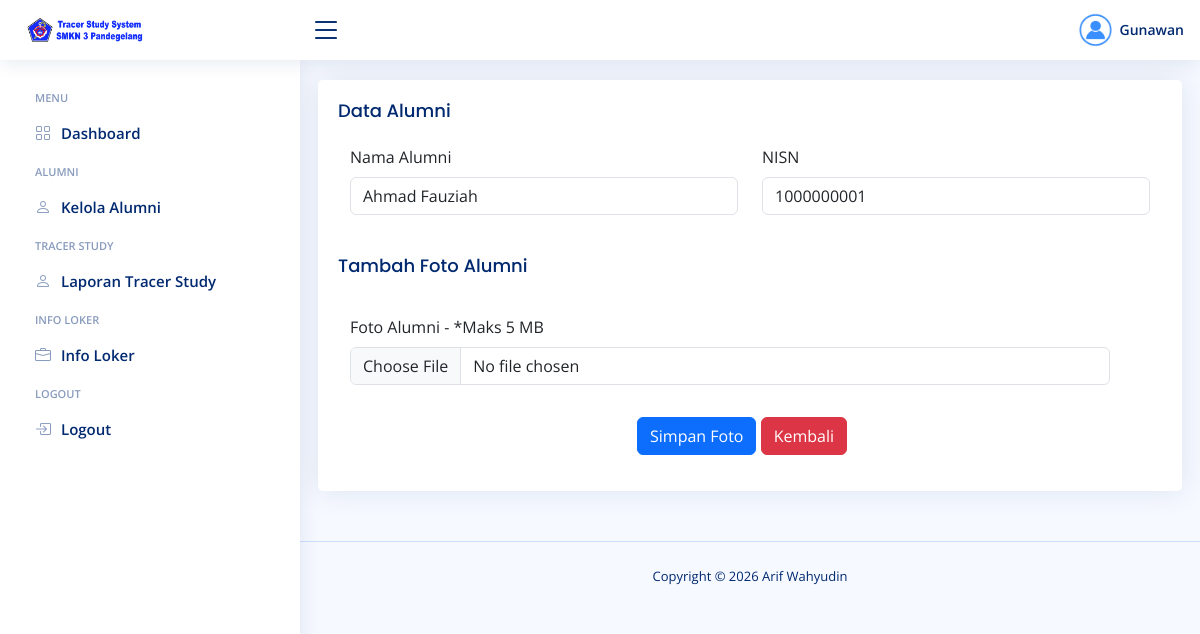
Screenshot of /admin/dashboard/?menu=tambah-foto-alumni&id_alumni=1 (signed in) with the database file from the repository.
### tables this page shows
CREATE TABLE `user` (
  `id_user` int NOT NULL AUTO_INCREMENT,
  `username` varchar(50) NOT NULL,
  `nama` varchar(100) DEFAULT NULL,
  `jabatan` varchar(100) DEFAULT NULL,
  `level` varchar(100) DEFAULT NULL,
  `email` varchar(100) NOT NULL,
  `password` varchar(255) NOT NULL,
  `foto_profil` varchar(100) DEFAULT NULL,
  `created_at` timestamp NOT NULL DEFAULT CURRENT_TIMESTAMP,
  `updated_at` timestamp NOT NULL DEFAULT CURRENT_TIMESTAMP ON UPDATE CURRENT_TIMESTAMP,
  PRIMARY KEY (`id_user`),
  UNIQUE KEY `username` (`username`),
  UNIQUE KEY `email` (`email`)
);

CREATE TABLE `alumni` (
  `id_alumni` int NOT NULL AUTO_INCREMENT,
  `nisn` varchar(50) NOT NULL,
  `nama_lengkap` varchar(100) DEFAULT NULL,
  `tempat_lahir` varchar(100) DEFAULT NULL,
  `tgl_lahir` date DEFAULT NULL,
  `tahun_lulus` int DEFAULT NULL,
  `jurusan` varchar(50) NOT NULL,
  `alamat` varchar(100) DEFAULT NULL,
  `no_hp` varchar(100) DEFAULT NULL,
  `email` varchar(100) NOT NULL,
  `password` varchar(255) NOT NULL,
  `foto_alumni` varchar(100) NOT NULL,
  `created_at` timestamp NOT NULL DEFAULT CURRENT_TIMESTAMP,
  `updated_at` timestamp NOT NULL DEFAULT CURRENT_TIMESTAMP ON UPDATE CURRENT_TIMESTAMP,
  `work` tinyint(1) DEFAULT '0',
  `reason` text,
  PRIMARY KEY (`id_alumni`),
  UNIQUE KEY `NISN` (`nisn`),
  UNIQUE KEY `email` (`email`)
);

### db/db_koneksi.php (called while the page is built, shortened)
<?php
class db_koneksi
{
    private $koneksi;
    function __construct()
    {
        $server = 'localhost';
        $username = 'root';
        $password = 'Yusnar12345*';
        $database = 'tracer_study';
        $this->koneksi = new mysqli($server, $username, $password, $database);
    }
    function select_user($id)
    {
        $stmt = $this->koneksi->prepare("SELECT * FROM user WHERE id_user = ?");
        $stmt->bind_param("i", $id);
        $stmt->execute();
        $result = $stmt->get_result();
        return $result->fetch_assoc();
    }
    function select_alumni($id)
    {
        $stmt = $this->koneksi->prepare("SELECT * FROM alumni WHERE id_alumni = ?");
        $stmt->bind_param("i", $id);
        $stmt->execute();
        $result = $stmt->get_result();
        return $result->fetch_assoc();
    }
}

### admin/dashboard/alumni/tambah-foto-alumni.php (the view, shortened to what this page needs)
<?php
$id = $_GET['id_alumni'];
$data = $con->select_alumni($id);
?>
<div class="card">
    <div class="card-body row">
        <h5 class="card-title">Data Alumni</h5>
        <div class="col-md-6">
            <label for="nama_lengkap" class="form-label">Nama Alumni</label>
            <input type="text" class="form-control" value="<?= htmlspecialchars($data['nama_lengkap']) ?>" readonly>
        </div>
        <div class="col-md-6">
            <label for="nisn" class="form-label">NISN</label>
            <input type="text" class="form-control" value="<?= htmlspecialchars($data['nisn']) ?>" readonly>
        </div>
    </div>
    <div class="card-body row">
        <h5 class="card-title">Tambah Foto Alumni</h5>
        <form class="row g-3" method="post" enctype="multipart/form-data"
            action="alumni/proses/proses-tambah-foto.php?id_alumni=<?= $id ?>">
            <div class="row mb-3">
                <div class="col-md-12">
                    <label for="foto_alumni" class="form-label">Foto Alumni - <span>*Maks 5
                            MB</span></label>
                    <input type="file" class="form-control <?php echo isset($_SESSION['gagal']) ? 'is-invalid' : ''; ?>"
                        id="foto_alumni_upload" name="foto_alumni_upload" accept="image/png,image/jpeg,image/jpg"
                        autocomplete="off">
                </div>
            </div>
            <div class="text-center">
                <button type="submit" class="btn btn-primary" name="tambah" value="tambah">Simpan Foto</button>
                <a class="btn btn-danger" href="?menu=data-alumni">Kembali</a>
            </div>
        </form>
    </div>
</div>

### admin/dashboard/layouts/header.php (shortened to what this page needs)
<?php
$id = $_SESSION['id_user'];
$data = $con->select_user($id);
?>
<header id="header" class="header fixed-top d-flex align-items-center">
  <div class="d-flex align-items-center justify-content-between">
    <a href="index.php" class="logo d-flex align-items-center">
      <span><img src="../../assets/img/logo_header.png" alt="" width="100%"> </span>
    </a>
    <i class="bi bi-list toggle-sidebar-btn"></i>
  </div>
  <nav class="header-nav ms-auto">
    <ul class="d-flex align-items-center">
      <li class="nav-item dropdown pe-3">
        <a class="nav-link nav-profile d-flex align-items-center pe-0" href="#" data-bs-toggle="dropdown">
          <?php
          if ($_SESSION['foto_profil'] == null) {
            echo '
                        <img src="../../assets/img/users/default.png" alt="Foto-Profile" class="rounded-circle">
                        <span class="ms-1 d-none d-md-inline-block">
                            ' . ucfirst($_SESSION['username']) . '<i class="mdi mdi-chevron-down"></i>
                        </span>';
          } else {
            echo '
                      <img src="../../assets/img/users/' . $data['foto_profil'] . '" alt="Foto-Profile" class="rounded-circle">
                      <span class="ms-1 d-none d-md-inline-block">
                          ' . ucfirst($_SESSION['username']) . '<i class="mdi mdi-chevron-down"></i>
                      </span>';
          }
          ?>
        </a>
      </li>
    </ul>
  </nav>
</header>

### assets/css/style.css (style rules this page uses)
:root { scroll-behavior: smooth; }
body { font-family: "Open Sans", sans-serif; background: #f6f9ff; color: #444444; }
a { color: #4154f1; text-decoration: none; }
h1, h2, h3, h4, h5, h6 { font-family: "Nunito", sans-serif; }
.card { margin-bottom: 30px; border: none; border-radius: 5px; box-shadow: 0px 0 30px rgba(1, 41, 112, 0.1); }
.card-title { padding: 20px 0 15px 0; font-size: 18px; font-weight: 500; color: #012970; font-family: "Poppins", sans-serif; }
.card-body { padding: 0 20px 20px 20px; }
.logo { line-height: 1; }
@media (min-width: 1200px) { .logo { width: 280px; } }
.logo img { max-height: 26px; margin-right: 6px; }
.logo span { font-size: 26px; font-weight: 700; color: #012970; font-family: "Nunito", sans-serif; }
.header { transition: all 0.5s; z-index: 997; height: 60px; box-shadow: 0px 2px 20px rgba(1, 41, 112, 0.1); background-color: #fff; padding-left: 20px; }
.header .toggle-sidebar-btn { font-size: 32px; padding-left: 10px; cursor: pointer; color: #012970; }
.header-nav ul { list-style: none; }
.header-nav>ul { margin: 0; padding: 0; }
.header-nav .nav-profile { color: #012970; }
.header-nav .nav-profile img { max-height: 36px; }
.header-nav .nav-profile span { font-size: 14px; font-weight: 600; }

### rows the page displays
user: foto_profil (placeholder picture)
alumni: nama_lengkap "Ahmad Fauziah", nisn "1000000001"

### other values shown
$_SESSION['username'] "Gunawan"
